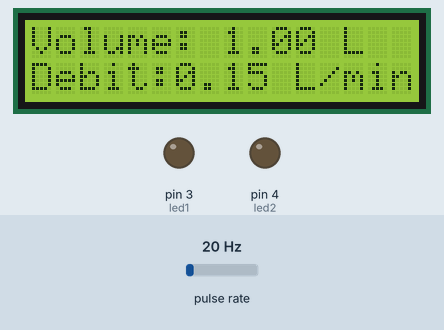
Simulated run of this sketch. Board: Arduino Uno, built with avr-gcc and run on an emulated ATmega328P. Parts: 16×2 character LCD, output pins drawn as LEDs (lit = HIGH). Wiring (inferred from the names in the program): pulse sensor: data pin 2. Inputs (shaded band) come from the test bench; at power-on: pulse rate 20 Hz. The modem accepts every AT command (registered, SIM ready, sends succeed) and sends nothing else.

Above: at 6.8 s.
6.9 s: pulse rate (sensor on pin 2) set to 4 Hz
At 9.6 s:
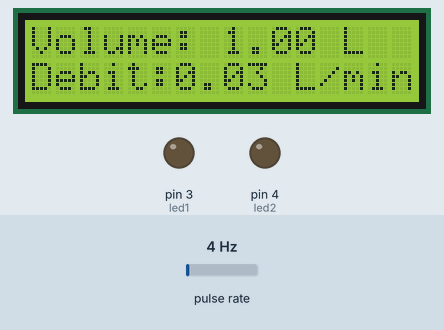
9.9 s: pulse rate (sensor on pin 2) set to 50 Hz
At 11.4 s:
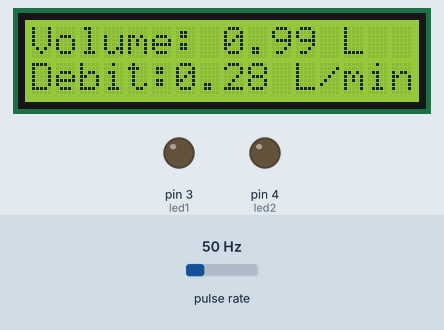
12.9 s: pulse rate (sensor on pin 2) set to 100 Hz
At 52.3 s:
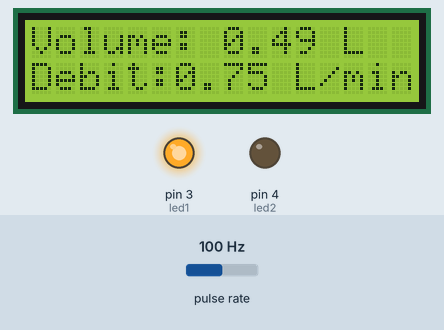
Timing chart, 0 to 53.8 s (numbered marks = the images above; inputs shaded):
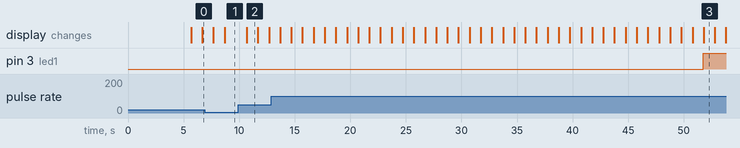

Measured:
- after the input at 6.9 s, the display: first changes after 0.78 s (image 1 shows a later state)
- after the input at 9.9 s, the display: changes after 0.79 s (image 2)
- after the input at 12.9 s, pin 3 (led1): LOW → HIGH after 38.9 s
- what the display in image 2 shows lasts 1.0 s, from 10.7 s to 11.7 s

The sketch:

Maka_FLASH.ino
```cpp
#include <Wire.h>
#include <LiquidCrystal_I2C.h>
#include <EEPROM.h>
#include <SoftwareSerial.h>
SoftwareSerial GSM(8, 9);
char phone_no[]="+243995799692";
char inchar;
LiquidCrystal_I2C lcd(0x27, 16, 2);  // Adresse I2C de l'écran LCD, 16 colonnes et 2 lignes
int led1=3;
int led2=4;
const int waterFlowPin = 2;  // Broche du capteur de débit d'eau
const float flowFactor = 7.5;  // Facteur de conversion pour le débit (en L/min)
const unsigned long interval = 1000;  // Intervalle de mise à jour de l'écranh en millisecondes

volatile unsigned int pulseCount = 0;  // Compteur d'impulsions du capteur à effet Hall
volatile float flowRate = 0.0;  // Variable pour stocker le débit instantané (en L/min)
float totalVolume = 1.0;  // Variable pour stocker le volume total écoulé (en litres)
int volumeAddress = 0;  // Adresse de la variable de volume dans l'EEPROM

unsigned long previousMillis = 0;

void setup() {
  lcd.init();                     // Initialise l'écran LCD
  lcd.backlight();                // Active le rétroéclairage de l'écran LCD
  lcd.begin(16, 2);               // Démarre l'écran LCD avec 16 colonnes et 2 lignes
  lcd.print("Volume: ");
  lcd.setCursor(0, 1);
  lcd.print("Debit:   ");


Serial.println("Initializing....");
initModule("AT","OK",1000);                //Once the handshake test is successful, it will back to OK
initModule("ATE1","OK",1000);              //this command is used for enabling echo
initModule("AT+CPIN?","READY",1000);       //this command is used to check whether SIM card is inserted in GSM Module or not
initModule("AT+CMGF=1","OK",1000);         //Configuring TEXT mode
initModule("AT+CNMI=2,2,0,0,0","OK",1000); //Decides how newly arrived SMS messages should be handled
Serial.println("Initialized Successfully");


  attachInterrupt(digitalPinToInterrupt(waterFlowPin), pulseCounter, FALLING);
  pinMode(led1,OUTPUT);
  pinMode(led2,OUTPUT);
}

void loop() {

if(GSM.available() >0){inchar=GSM.read(); Serial.print(inchar);
 if(inchar=='R'){inchar=GSM.read();
 if(inchar=='I'){inchar=GSM.read();
 if(inchar=='N'){inchar=GSM.read();
 if(inchar=='G'){initModule("ATH","OK",1000); // this command is used for Call busy
    }
   }
  }
 }

else if(inchar=='P'){delay(10); inchar=GSM.read();
     if(inchar=='R'){delay(10); inchar=GSM.read();
     if(inchar=='O'){delay(10); inchar=GSM.read();

     if(inchar=='1'){
              totalVolume=totalVolume+10;
              sendSMS(phone_no,"j'ai recu 10 litres ");
              }
              else if(inchar=='2'){
              totalVolume=totalVolume+20;
              sendSMS(phone_no,"j'ai recu 20 litres ");
              }
              else if(inchar=='3'){
              totalVolume=totalVolume+30;
              sendSMS(phone_no,"j'ai recu 30 litres ");
      }
     }
    }
  }
}
delay(5);
unsigned long currentMillis = millis();
 if (currentMillis - previousMillis >= interval) {
    updateFlowRate();
    updateVolume();
    updateLCD(totalVolume, flowRate);
    previousMillis = currentMillis;
  }
}

void sendSMS(char *number, char *msg){
GSM.print("AT+CMGS=\"");GSM.print(number);GSM.println("\"\r\n"); //AT+CMGS="Mobile Number" <ENTER> - Assigning recipient's mobile number
delay(500);
GSM.println(msg); // Message contents
delay(500);
GSM.write(byte(26));
delay(500);
}

void initModule(String cmd, char *res, int t){
while(1){
    Serial.println(cmd);
    GSM.println(cmd);
    delay(100);
    while(GSM.available()>0){
       if(GSM.find(res)){
        Serial.println(res);
        delay(t);
        return;
       }else{Serial.println("Error");
       }
       }
    delay(t);
  }
}

void pulseCounter() {
  pulseCount++;  // Incrémente le compteur d'impulsions
}

void updateFlowRate() {
  detachInterrupt(digitalPinToInterrupt(waterFlowPin));  // Détache l'interruption pendant le calcul du débit
  float pulses = pulseCount;
  flowRate = (pulses / interval) * flowFactor;  // Calcule le débit instantané en L/min
  pulseCount = 0;  // Réinitialise le compteur d'impulsions
  attachInterrupt(digitalPinToInterrupt(waterFlowPin), pulseCounter, FALLING);  // Réattache l'interruption
}

void updateVolume() {
  totalVolume -= flowRate * (interval / 60000.0);
  digitalWrite(led2, LOW);  // Éteint la LED rouge
  digitalWrite(led1, LOW);  // Éteint la LED jaune

  if (totalVolume <= 0.5) {
    digitalWrite(led1, HIGH);  // Allume la LED jaune si le volume est inférieur ou égal à 0.5 litre
    if (totalVolume <= 0) {
    digitalWrite(led2, HIGH);  // Allume la LED rouge si le volume est inférieur ou égal à 0 litre
  }
  }
}

void updateLCD(float totalVolume, float flow) {
  lcd.setCursor(8, 0);
  lcd.print("       ");  // Efface le champ du volume précédent
  lcd.setCursor(8, 0);
  lcd.print(totalVolume, 2);  // Imprime le volume avec 2 décimales
  lcd.print(" L");

  lcd.setCursor(6, 1);
  lcd.print("     ");  // Efface le champ du débit précédent
  lcd.setCursor(6, 1);
  lcd.print(flow, 2);  // Imprime le débit avec 2 décimales
  lcd.print(" L/min");
}
```
